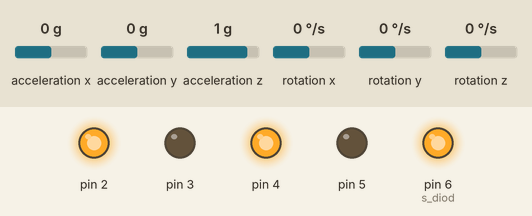
Bench run of a sketch on a simulated Arduino Uno, built with avr-gcc and run on an emulated ATmega328P. Parts: output pins drawn as LEDs (lit = HIGH). Wiring (inferred from the names in the program): MPU-6050 motion sensor at I2C address 0x68. The inputs (shaded band) are chosen by the test bench; at power-on: acceleration y 0 g, acceleration x 0 g, acceleration z 1 g, rotation x 0 °/s, rotation y 0 °/s, rotation z 0 °/s.

Above: at 1.4 s.
1.5 s: acceleration y set to -0.2 g
At 3.1 s:
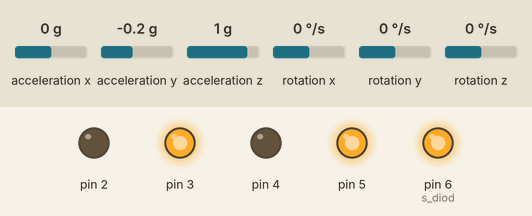
3.4 s: acceleration y set to 0 g
At 5.7 s:
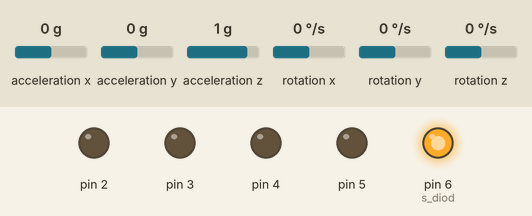
6.4 s: acceleration y set to -1.4 g
At 7.7 s:
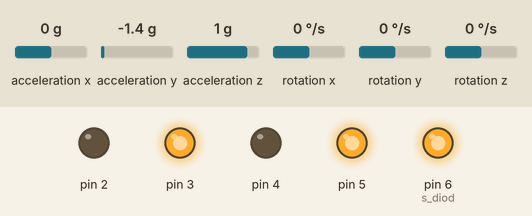
Timing chart, 0 to 9.4 s (numbered marks = the images above; inputs shaded):
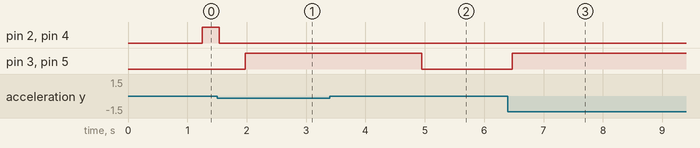

The sketch:

listing_17_3.ino
```cpp
// Библиотека для работы с протоколом I2C (порты A5/SCL и A4/SDA)
#include <Wire.h>
#include "motor.h"
#include "gyro_acsel.h"
// Пин информационного светодиода.
int  s_diod = 6;
//начальное смещение нуля баланса.
double balancing_zerro = 2.4;
//===============================================================
void setup()
{
   // Заносим в переменные номера контактов (пинов) Arduino.
  // Для левых и правых моторов машинки.
  setup_motor_system(2, 3, 4, 5);
  // Двигатели остановлены.
  _stop();
  giroscop_setup();
  Serial.begin(9600);
  pinMode(s_diod, OUTPUT);
  digitalWrite(s_diod, LOW);
  delay(200);
  digitalWrite(s_diod, HIGH);
  _stop();
  timer = micros();
}
//=====================================================================
// Основная программа.
void loop()
{
  int i=0;
  timer = micros();
  while (true)
  {
    // Компенсируем наклон.
    if (GyXsum > 1.0)
    {
      forward();
    }
    else if (GyXsum < -1.0)
    {
      backward();
    }
    else {
      _stop();
    }
    //Запрос данных от гироскопа MPU-6050
    Data_mpu6050();

    //Расчет угла по показаниям акселерометра
    // с учетом корректировки точки равновесия balancing_zerro.
    AcYsum = (atan2(AcY, AcZ)) * RAD_TO_DEG+balancing_zerro;
    // Измерение наклона по Х.
    // Использование Комплементарного фильтра,
    // alfa - коэффициент фильтра.
    double alfa = 0.001;
    GyXsum = (1 - alfa) * (GyXsum + ((double)GyX * (double)(micros() - timer)) / 131000000.0) + alfa * AcYsum;
    //Для перевода угловой скорости в угол нужно знать время!
    timer = micros();
    /* if (i == 100)
    {
      Serial.print("GyXsum =");
      Serial.println(GyXsum);
      i = 0;
    }
    i++;
    */
  }
}
```

gyro_acsel.h
```cpp
// Библиотека для работы с протоколом I2C (порты A5/SCL и A4/SDA)
//#include <Wire.h>
//Коррекция склонения для акселерометра по Y
#define ACYSUMCORRECTION -0.95
//Коррекция склонения для акселерометра по X
#define ACXSUMCORRECTION -2.17

int PROG;
// упрощеный I2C адрес нашего гироскопа/акселерометра MPU-6050.
const int MPU_addr = 0x68;
// переменные для хранения данных возвращаемых прибором.
int16_t AcX, AcY, AcZ, Tmp, GyX, GyY, GyZ;
float AcYsum, AcXsum, GyXsum, GyYsum;
// Угол поворота вокруг оси Z.
float Ang_;
// Ускорения по осям  - для анализа наклона
float AcZtec, AcYtec, AcXtec;
float CompensatorZ, CompensatorX, CompensatorY,  CompensatorAcX;
unsigned long timer = 0;
/////////////////////////////////////////////////////////////////////////
//// Считывание данных с mpu6050
/////////////////////////////////////////////////////////////////////////
void Data_mpu6050()
{
  Wire.beginTransmission(MPU_addr);
  Wire.write(0x3B);  //Готовим для чтения регистры  с адреса 0x3B.
  Wire.endTransmission(false);
  // Запрос 14 регистров.
  Wire.requestFrom(MPU_addr, 14, true);
  // 0x3B (ACCEL_XOUT_H) & 0x3C (ACCEL_XOUT_L)
  AcX = Wire.read() << 8 | Wire.read();
  // 0x3D (ACCEL_YOUT_H) & 0x3E (ACCEL_YOUT_L)
  AcY = Wire.read() << 8 | Wire.read();
  // 0x3F (ACCEL_ZOUT_H) & 0x40 (ACCEL_ZOUT_L)
  AcZ = Wire.read() << 8 | Wire.read();
  // 0x41 (TEMP_OUT_H) & 0x42 (TEMP_OUT_L)
  Tmp = Wire.read() << 8 | Wire.read();
  // 0x43 (GYRO_XOUT_H) & 0x44 (GYRO_XOUT_L)
  GyX = Wire.read() << 8 | Wire.read();
  // 0x45 (GYRO_YOUT_H) & 0x46 (GYRO_YOUT_L)
  GyY = Wire.read() << 8 | Wire.read();
  // 0x47 (GYRO_ZOUT_H) & 0x48 (GYRO_ZOUT_L)
  GyZ = Wire.read() << 8 | Wire.read();
}
/////////////////////////////////////////////////////////////////////////
/// Запуск гироскопа
/////////////////////////////////////////////////////////////////////////
void giroscop_setup()
{
  Wire.begin();
  Wire.beginTransmission(MPU_addr);
  Wire.write(0x6B);  // Производим запись в регистр энергосбережения MPU-6050
  Wire.write(0);     // устанавливем его в ноль
  Wire.endTransmission(true);
  Ang_ = 0;
}
////////////////////////////////////////////////////////////
// задержка, но с расчетом изменения Z угла.
/////////////////////////////////////////////////////////////
void time_gyro(float mill_sec)
{
  unsigned long ms = mill_sec;
  unsigned long timer2;
  float m_t_d131;
  if (timer == 0) timer = micros();
  unsigned long endtime = timer + long(ms * 1000.0);
  do {
    Data_mpu6050();
    timer2 = timer;
    timer = micros();
    m_t_d131 = (float)(timer - timer2) / 131000000.0;
    Ang_ = Ang_ + ((float)(GyZ) - CompensatorZ) * m_t_d131;
    AcYsum = (atan2(AcY, AcZ)) * RAD_TO_DEG + ACYSUMCORRECTION; //balancing_zerro;
    // Измерение наклона по Х.
    // Использование Комплементарного фильтра,
    // alfa - коэффициент фильтра.
    float alfa = 0.005;
    AcXtec = (1.0 - alfa) * (AcXtec + ((float)GyX - CompensatorX) * m_t_d131) + alfa * AcYsum;
    AcXsum = - (atan2(AcX, AcZ)) * RAD_TO_DEG + ACXSUMCORRECTION; //+balancing_zerro;
    // Измерение наклона по Y.
    // Использование Комплементарного фильтра,
    // alfa - коэффициент фильтра.
    AcYtec = (1.0 - alfa) * (AcYtec + ((float)GyY - CompensatorY) * m_t_d131) + alfa * AcXsum;
  } while (endtime > timer);
}
/////////////////////////////////////////////////////////////////////////
// Компенсация нуля гироскопа
void Calc_CompensatorZ(float mill_sec)
{
  long ms = mill_sec;
  float i = 0;
  CompensatorZ = 0;
  CompensatorX = 0;
  CompensatorY = 0;
  timer = micros();
  unsigned long endtime = micros() + long(ms * 1000.0);
  while (endtime > timer) {
    CompensatorZ += (float)(GyZ);
    CompensatorX += (float)(GyX);
    CompensatorY += (float)(GyY);
    timer = micros();
    Data_mpu6050();
    delayMicroseconds(100);
    i++;
  }
  CompensatorZ /= i;
  CompensatorX /= i;
  CompensatorY /= i;
}
/////////////////////////////////////////////////////////////////////////
// Ехать вперед заданное время. ////////
/////////////////////////////////////////////////////////////////////////
void forward_t( long microsec)
{
  bool flag = false;
  microsec = microsec + micros();
  long microsec_begin_tormog = microsec;
  float Ang_2 = Ang_;
  do {
    if (Ang_ < (-3.0 + Ang_2)) {
      forward_left(); time_gyro(0.5); microsec += 500;
    }
    else if (Ang_ > (3.0 + Ang_2)) {
      forward_right(); time_gyro(0.5); microsec += 500;
    }
    else {
      forward(); time_gyro(0.5); _stop(); time_gyro(0.1);
    }
  } while (microsec > micros());
  _stop();
  time_gyro(0.5);
}
/////////////////////////////////////////////////////////////////////////
// Ехать назад заданное время. ////////
/////////////////////////////////////////////////////////////////////////
void backward_t(unsigned long microsec)
{
  bool flag = false;
  microsec = microsec + micros();
  long microsec_begin_tormog = microsec;
  float Ang_2 = Ang_;
  do {
    if (Ang_ < (-3.0 + Ang_2)) {
      backward_right(); time_gyro(0.5); microsec += 500;
    }
    else if (Ang_ > (3.0 + Ang_2)) {
      backward_left(); time_gyro(0.5); microsec += 500;
    }
    else {
      backward(); time_gyro(0.5); _stop(); time_gyro(0.1);
    }
  } while (microsec > micros());
  _stop();
  time_gyro(0.5);
}
/////////////////////////////////////////////////////////////////////////
// Поворот на заданный угол. ////////
/////////////////////////////////////////////////////////////////////////
void Angle(float ang)
{
  bool flag = false;
  float Ang_2 = Ang_;
  //возможно стоит уменьшить скорость, если угол маленький.
  float angX = ang;
  float stop_d = 1;
  while ((ang > 2.5) || (ang < -2.5))
  {
    if (ang < -3) ang = -3.0;
    else if (ang > 3) ang = 3.0;
    if (ang < 0)
    {
      do {
        right(); time_gyro(1); _stop(); time_gyro(stop_d);
      } while (Ang_ > (ang + Ang_2));
    }
    else
    {
      do {
        left(); time_gyro(1); _stop(); time_gyro(stop_d);
      } while (Ang_ < (ang + Ang_2));
    }
    _stop();
    time_gyro(10);
    angX -= (Ang_ - Ang_2);
    Ang_2 = Ang_;
    ang = angX;
  }
}

/////////////////////////////////////////////////////////////////////////
// Поворот на заданный угол при движении вперед. ////////
/////////////////////////////////////////////////////////////////////////
void Angle_motion(float ang)
{
  bool flag = false;
  float Ang_2 = Ang_;
  //возможно стоит уменьшить скорость, если угол маленький.
  if (ang == 0) return;
  if (ang < 0)
  {
    do {
      forward_right(); time_gyro(0.5); //_stop(); time_gyro(0.5);
    } while (Ang_ > (ang + Ang_2));
  }
  else
  {
    do {
      forward_left(); time_gyro(0.5); //_stop(); time_gyro(0.5);
    } while (Ang_ < (ang + Ang_2));
  }
  _stop();
}
/////////////////////////////////////////////////////////////////////////
//Держать угол определенное время
/////////////////////////////////////////////////////////////////////////
void Angle_t( long microsec)
{
  //time_razgon
  bool flag = false;
  microsec = microsec + micros();
  long microsec_begin_tormog = microsec ;
  float Ang_t = Ang_;
  _stop();
  do {
    if (Ang_ < (Ang_t - 1.0))   {
      left();   time_gyro(1);   _stop();
    }
    else if (Ang_ > (Ang_t + 1.0)) {
      right();       time_gyro(1);       _stop();
    } else   _stop(); time_gyro(1);
  } while (microsec > micros());
  _stop(); time_gyro(10);
}
```

motor.h
```cpp
// Объявляем переменные для хранения состояния двух моторов.
int motor_L1, motor_L2;
int motor_R1, motor_R2;
//===============================================
// Функция инициализации управления моторами.
void setup_motor_system(int L1, int  L2, int  R1, int R2)
{
  // Заносятся в переменные номера контактов (пинов) Arduino.
  motor_L1 = L1; motor_L2 = L2;
  // Для левых и правых моторов робота.
  motor_R1 = R1; motor_R2 = R2;
  // Переводятся указанные порты в состояние вывода данных.
  pinMode(motor_L1, OUTPUT);
  pinMode(motor_L2, OUTPUT);
  pinMode(motor_R1, OUTPUT);
  pinMode(motor_R2, OUTPUT);
}
//===============================================
// движение вперед.
void forward()
{
  // Если двигатель будет работать не в ту сторону,
  // поменять на нем контакты местами.
  digitalWrite(motor_L1, HIGH);
  digitalWrite(motor_L2, LOW);
  digitalWrite(motor_R1, HIGH);
  digitalWrite(motor_R2, LOW);
}
//===============================================
// Поворот налево с блокировкой левых колес.
void forward_left()
{
  // блокировка вращения левых колес.
  digitalWrite(motor_L1, LOW);
  digitalWrite(motor_L2, LOW);
  // правые колеса вращаются.
  digitalWrite(motor_R1, HIGH);
  digitalWrite(motor_R2, LOW);
}
//===============================================
// Поворот направо с блокировкой правых колес.
void forward_right()
{
  // левые колеса вращаются.
  digitalWrite(motor_L1, HIGH);
  digitalWrite(motor_L2, LOW);
  // блокировка вращения правых колес.
  digitalWrite(motor_R1, LOW);
  digitalWrite(motor_R2, LOW);
}
// Поворот налево на месте.
void left()
{
  // левые колеса вращаются назад.
  digitalWrite(motor_L1, LOW);
  digitalWrite(motor_L2, HIGH);
  // правые колеса вращаются вперед.
  digitalWrite(motor_R1, HIGH);
  digitalWrite(motor_R2, LOW);
}
//===============================================
// Поворот направо на месте.
void right()
{
  // левые колеса вращаются вперед.
  digitalWrite(motor_L1, HIGH);
  digitalWrite(motor_L2, LOW);
  // правые колеса вращаются назад.
  digitalWrite(motor_R1, LOW);
  digitalWrite(motor_R2, HIGH);
}


// Включаем движение назад.
void backward()
{
  // Смена направления вращения двигателей.
  digitalWrite(motor_L2, HIGH);
  digitalWrite(motor_L1, LOW);
  digitalWrite(motor_R2, HIGH);
  digitalWrite(motor_R1, LOW);
}
//===============================================
// Включаем движение назад.
void backward_left()
{
  // Смена направления вращения двигателей.
  digitalWrite(motor_L2, LOW);
  digitalWrite(motor_L1, HIGH);
  digitalWrite(motor_R2, HIGH);
  digitalWrite(motor_R1, LOW);
}
//===============================================
// Включаем движение назад.
void backward_right()
{
  // Смена направления вращения двигателей.
  digitalWrite(motor_L2, HIGH);
  digitalWrite(motor_L1, LOW);
  digitalWrite(motor_R2, LOW);
  digitalWrite(motor_R1, HIGH);
}
//===============================================


void _stop()
{
  // Блокировка всех колес.
  digitalWrite(motor_L2, LOW);
  digitalWrite(motor_L1, LOW);
  digitalWrite(motor_R2, LOW);
  digitalWrite(motor_R1, LOW);
}
```

Measured:
- the behaviour switches between 0 and -0.1 g on acceleration y (found by bisection; images 0 and 1)
- after the input at 1.5 s, pin 2, pin 4: HIGH → LOW at once; pin 3, pin 5: LOW → HIGH after 0.48 s
- after the input at 3.4 s, pin 3, pin 5: HIGH → LOW after 1.5 s
- after the input at 6.4 s, pin 2, pin 4: stays LOW (without the input it goes to HIGH after 0.28 s); pin 3, pin 5: LOW → HIGH after 0.07 s
